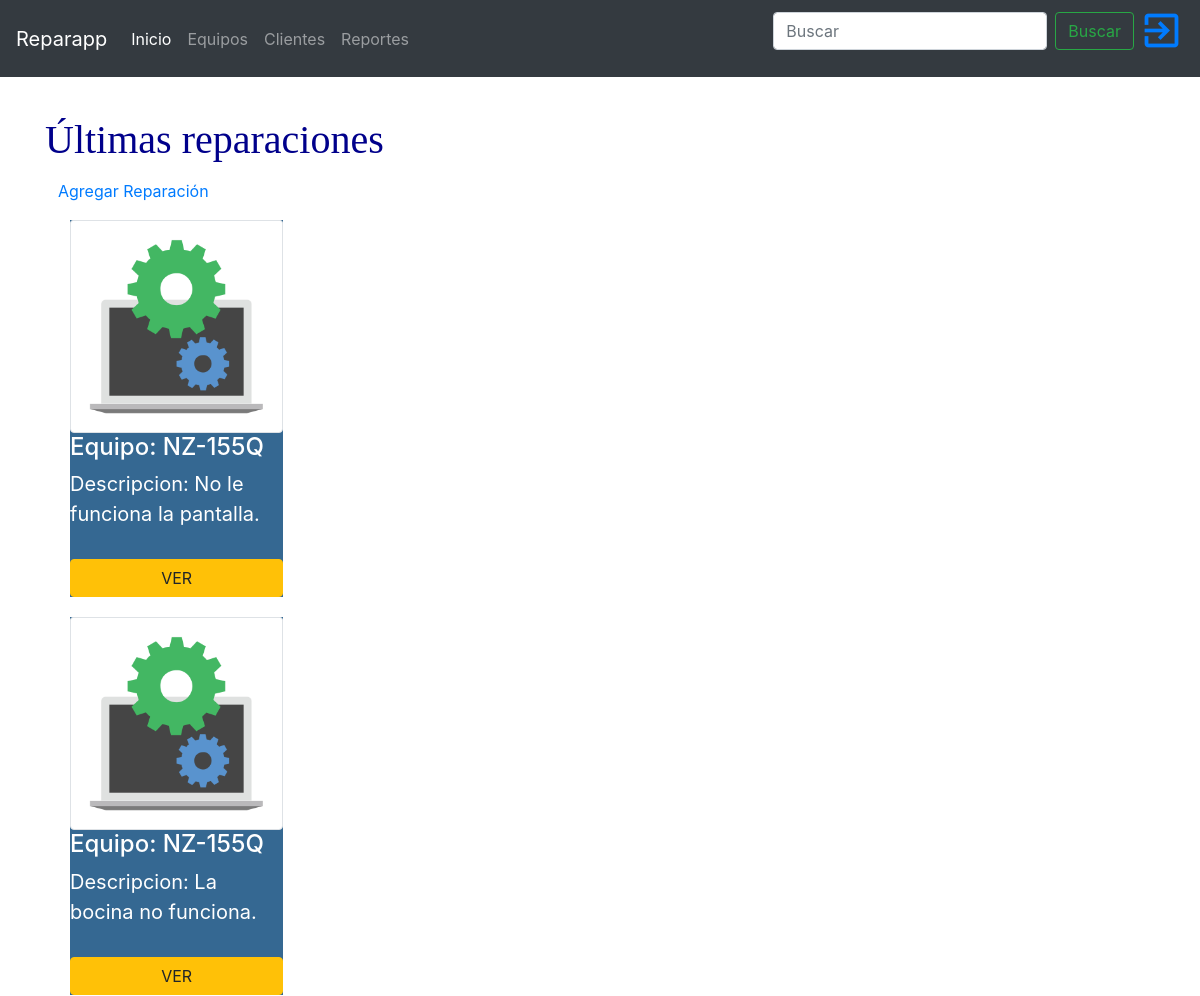
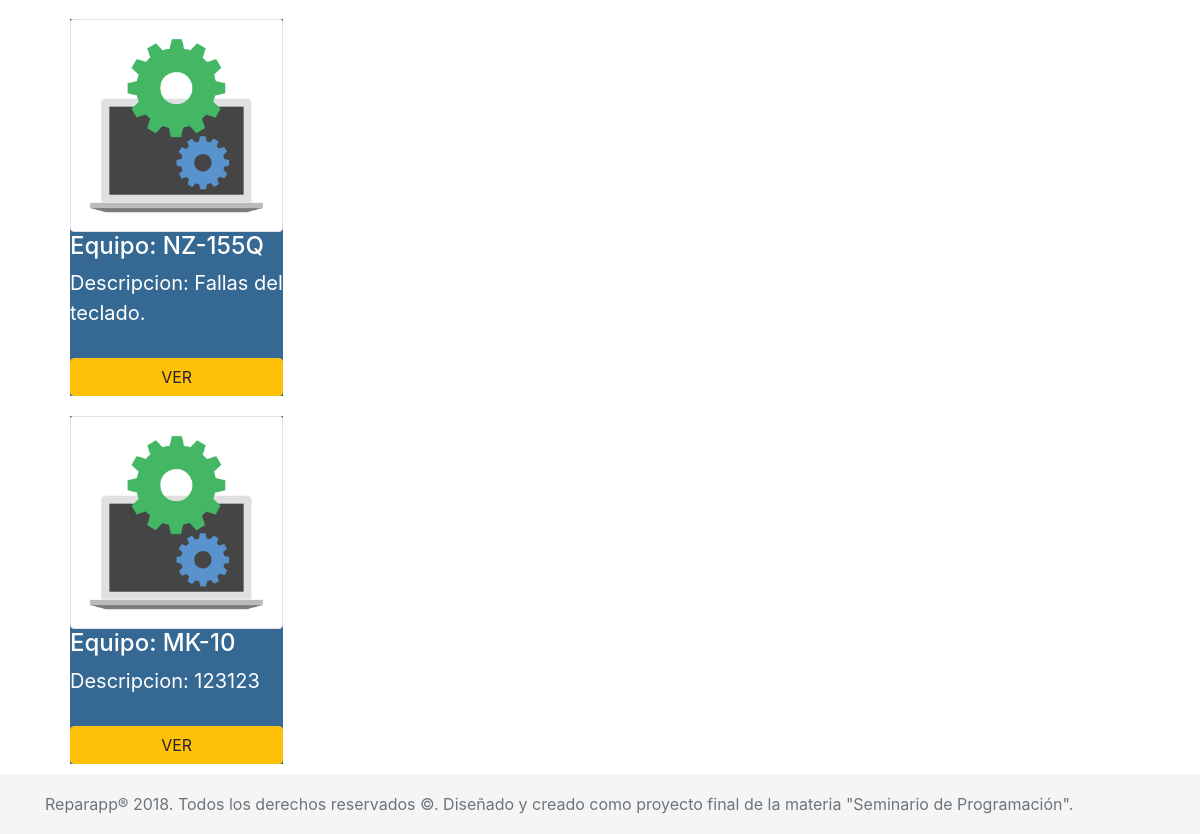
The app's page /index/ with its own data (2 pictures, top to bottom).
### reparapp/models.py (models this page shows, shortened)
class Reparacion(models.Model):
    empleado = models.ForeignKey('auth.User', on_delete=models.CASCADE)
    equipo = models.ForeignKey('Equipo', on_delete=models.CASCADE)
    descripcion = models.CharField(max_length=200)
    fecha_llegada = models.DateField(auto_now_add=True)
    fecha_salida = models.DateField(blank=True, null=True)
    completada = models.BooleanField()

class Equipo(models.Model):
    SISTEMAS_OPERATIVOS = (
        ('W10', 'Windows 10'),
        ('W8', 'Windows 8'),
        ('W7', 'Windows 7'),
        ('WV', 'Windows Vista'),
        ('WXP', 'Windows XP'),
        ('LINUX', 'LINUX'),
        ('OS', 'Mac OS'),
        ('UNIX', 'UNIX'),
        ('WV', 'Windows Vista'),
        ('O', 'Otro'),
    )
    INDEFINIDO = 'INDEFINIDO'
    cliente = models.ForeignKey('Cliente', on_delete=models.CASCADE)
    marca = models.CharField(max_length=30)
    modelo = models.CharField(max_length=30)
    sistema_operativo = models.CharField(
        max_length=10,
        choices=SISTEMAS_OPERATIVOS,
        default=INDEFINIDO,
    )

### reparapp/views.py (the view)
# urls.py: re_path(r'^index/$', views.index, name='index'),
def index(request):
    reparaciones = Reparacion.objects.order_by('fecha_llegada')
    return render(request, 'reparapp/index.html', {'reparaciones': reparaciones})

### reparapp/templates/reparapp/index.html (shortened to what this page needs)
{% extends 'reparapp/base.html' %}
{% load staticfiles %}
{% block content %}
<h1>Últimas reparaciones</h1>
<a class="btn btn-default pull-right" href="{% url 'reparacion_new'%}">
    <span class="glyphicon glyphicon-plus">Agregar Reparación</span>
</a>
    {% for reparacion in reparaciones %}
        <div class="container">
            <div class="row">
                <div class="col-md-4" style="width: 18rem; margin: 10px; ;font-size: 20px;">
                    <div class="thumbnail" style="background-color: #356892; ">
                        <img class="card-img-top img-thumbnail" src="{% static 'css/laptop.png' %}" style="font-size: 5px;" alt="Card image cap"
                            style="padding: 20px">
                        <div class="caption" style=" color: white">
                            <h4 class="">Equipo: {{reparacion.equipo.modelo}}</h4>
                            <p>Descripcion: {{reparacion.descripcion}}</p>
                            <a href="" class="btn btn-default btn-xs pull-right" role="button">
                            </a>
                            <a href="{% url 'reparacion_detail' pk=reparacion.pk %}" class="btn btn-warning btn-xs btn-block" role="button">VER</a>
                        </div>
                    </div>
                </div>
            </div>
        </div>
    {% endfor %}
{% endblock %}

### reparapp/static/css/reparapp.css (style rules this page uses)
h1 { color: darkblue; font-family: 'Slabo 27px', serif; }
html { position: relative; min-height: 100%; }
body { margin-bottom: 60px; }

### records on screen
Reparacion: equipo.modelo "NZ-155Q", descripcion "No le funciona la pantalla."
Reparacion: equipo.modelo "NZ-155Q", descripcion "La bocina no funciona."
Reparacion: equipo.modelo "NZ-155Q", descripcion "Fallas del teclado."
Reparacion: equipo.modelo "MK-10", descripcion "123123"
